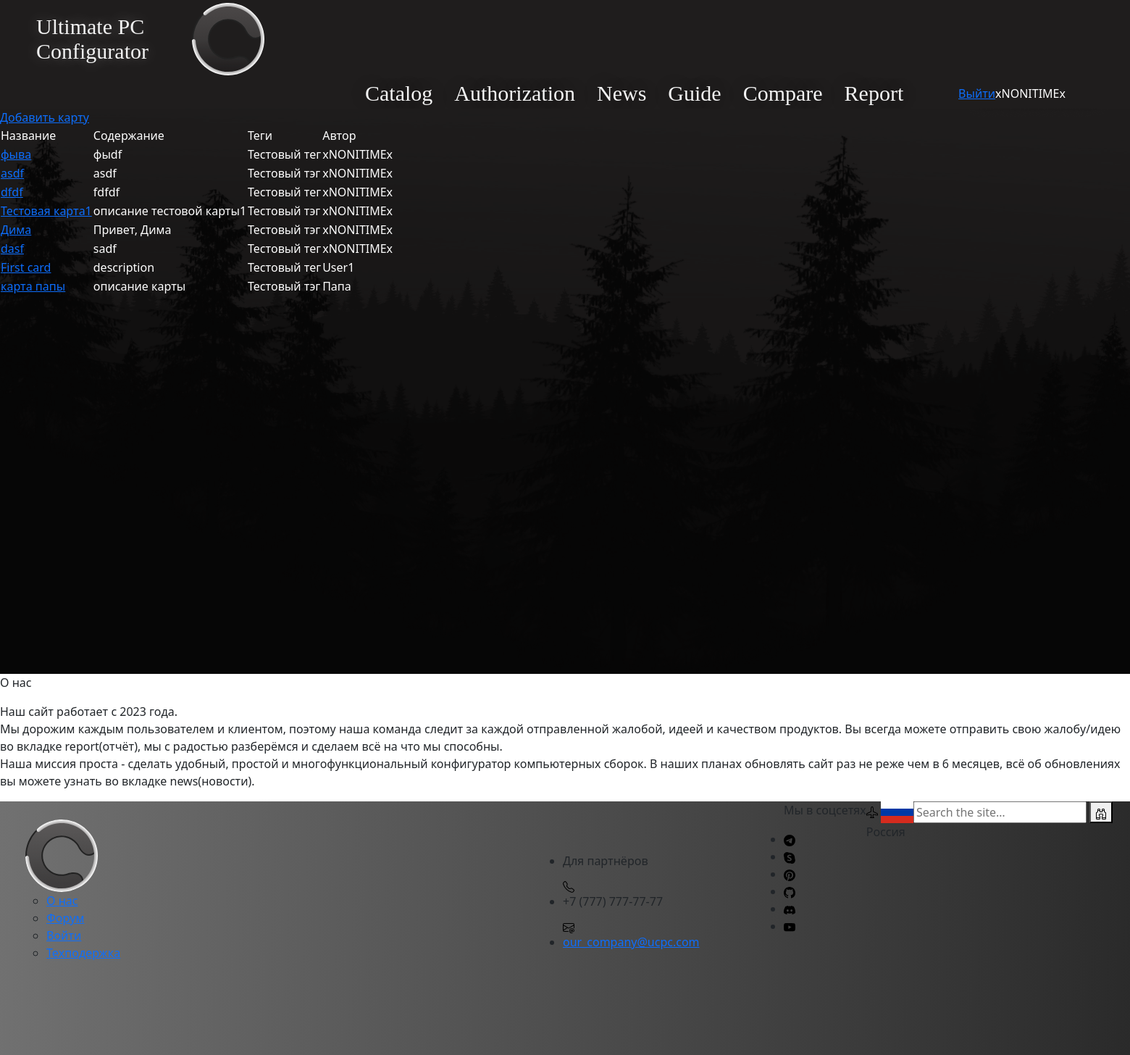
Page / (signed in) on the earlier database version.
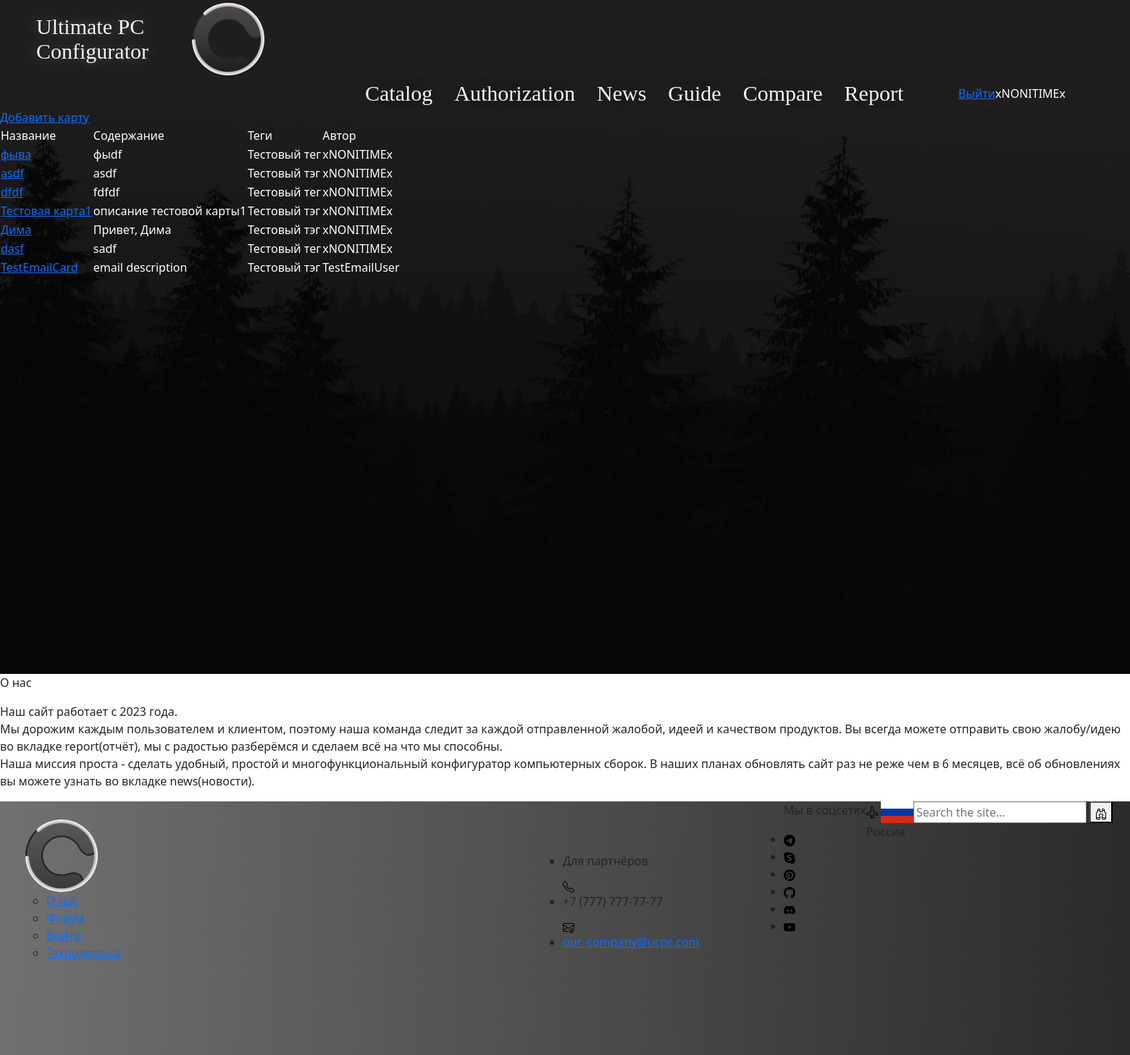
Same page on the later database version.
### main/models.py (models this page shows, shortened)
class Cards(models.Model):
    title = models.CharField(max_length=50, verbose_name='Название')
    image = models.ImageField(upload_to='img', verbose_name='Картинка', blank=True)
    desc = models.TextField(max_length=250, verbose_name='Описание')
    file = models.FileField(upload_to='file', verbose_name='Файл')
    author = models.ForeignKey(User, on_delete=models.CASCADE, verbose_name='Автор')
    tags = models.ManyToManyField('Tag', verbose_name='Теги')
    def get_tags(self):
        tag_list = self.tags.all()
        res = [tag.title for tag in tag_list]
        return ', '.join(res)
    class Meta:
        verbose_name = 'Карта сборки'
        verbose_name_plural = 'Карты сборок'

class Tag(models.Model):
    title = models.CharField(max_length=50, verbose_name='Тэг')
    date_created = models.DateTimeField(auto_now_add='True')
    class Meta:
        verbose_name = 'Тэг'
        verbose_name_plural = 'Тэги'

### main/views.py (the view)
# urls.py: path('', views.Index.as_view(), name='home'),
class Index(TemplateView):
    template_name = 'index.html'
    def get(self, request):
        contex = {}
        if request.user.is_authenticated:
            cards = Cards.objects.filter()
            contex['cards'] = cards
        return render(request, self.template_name, contex)

### main/templates/index.html (shortened to what this page needs)
{% extends 'base.html' %}
{% block content %}
    {% if user.is_authenticated %}
        <table>
            <tr>
                <td>Название</td>
                <td>Содержание</td>
                <td>Теги</td>
                <td>Автор</td>
            </tr>
            {% for i in cards %}
                <tr>
                    <td><a href="edit_card/{{ i.id }}">{{ i.title }}</a></td>
                    <td>{{ i.desc }}</td>
                    <td>{{ i.get_tags }}</td>
                    <td>{{i.author}}</td>
                </tr>
            {% endfor %}
            <a href="add_card">Добавить карту</a>
        </table>
    {% else %}
        <div>Нет контента</div>
    {% endif %}
{% endblock %}

### main/templates/base.html (shortened to what this page needs)
{% load static %}
<!DOCTYPE html>
<html lang="ru">
<head>
    <link rel="stylesheet" href="{% static 'css/style_test.css' %}">
    <link href="https://cdn.jsdelivr.net/npm/bootstrap@5.3.0/dist/css/bootstrap.min.css" rel="stylesheet">
</head>
<body>
    <header class="header">
        <div class="wrapper">
            <div class="header__wrapper">
                <div class="header__title">
                    <p>Ultimate PC<br>
                        Configurator</p>
                </div>
                <div class="header__logo">
                    <a href="" class="header__logo-link">
                        <img src="{% static 'img/svg/Main-logo.svg' %}" class="header__logo-pic">
                    </a>
                </div>
                <nav class="header__nav">
                    <ul class="header__list">
                        <li class="header__item">
                            <a href="{% url 'main:home' %}" class="header__link">Catalog</a>
                        </li>
                        <li class="header__item">
                            <a href="" class="header__link">Authorization</a>
                        </li>
                        <li class="header__item">
                            <a href="#!" class="header__link">News</a>
                        </li>
                        <li class="header__item">
                            <a href="#!" class="header__link">Guide</a>
                        </li>
                        <li class="header__item">
                            <a href="#!" class="header__link">Compare</a>
                        </li>
                        <li class="header__item">
                            <a href="#!" class="header__link">Report</a>
                        </li>
                    </ul>
                    {% if user.is_authenticated %}
                        <a href="{% url 'user:logout' %}">Выйти</a> {{ user.username }}
                    {% else %}
                        <a href="{% url 'user:login' %}">Войти</a> <br>
                    {% endif %}
                </nav>
            </div>
        </div>
    </header>
    <main class="main">
        <section class="intro">
            {% block content %}
            {% endblock %}
        </section>
        <p>О нас</p>
        <p>Наш сайт работает с 2023 года.<br>
            Мы дорожим каждым пользователем и клиентом, поэтому наша команда следит за каждой отправленной жалобой, идеей и качеством продуктов. Вы всегда можете отправить свою жалобу/идею во вкладке report(отчёт), мы с радостью разберёмся и сделаем всё на что мы способны.<br>
            Наша миссия проста - сделать удобный, простой и многофункциональный конфигуратор компьютерных сборок. В наших планах обновлять сайт раз не реже чем в 6 месяцев, всё об обновлениях вы можете узнать во вкладке news(новости).</p>
    </main>
    <footer class="fixed-footer">
        <div class="footer__logo_background">
            <div class="footer__logo">
                <a href="" class="header__logo-link">
                    <img src="{% static 'img/svg/Main-logo.svg' %}" class="header__logo-pic">
                </a>
            </div>
            <ul class="footer__nav">
                <div>
                    <ul class="nav__ul">
                        <li>
                            <a href="#">О нас</a>
                        </li>
                        <li>
                            <a href="#">Форум</a>
                        </li>
                        <li>
                            <a href="#">Войти</a>
                        </li>
                        <li>
                            <a href="#">Техподержка</a>
                        </li>
                    </ul>
                </div>
            </ul>
        </div>
        <div class="footer__addr">
            <ul>
                <li>
                    <p>Для партнёров</p>
                </li>
                <li>
                    <img src="{% static 'img/svg/telephone.svg' %}" class="footer__for_partners">
                    <p>+7 (777) 777-77-77</p>
                </li>
                <li>
                    <img src="{% static 'img/svg/envelope-at.svg' %}" class="footer__for_partners">
                    <a class="footer__btn" href="mailto:our_company@ucpc.com">our_company@ucpc.com</a>
                </li>
            </ul>
        </div>
        <ul class="nav__ul2">
            <p>Мы в соцсетях</p>
            <li class="footer__item">
                <a>
                    <img src="{% static 'img/svg/telegram.svg' %}" class="footer__link">
                </a>
            </li>
            <li class="footer__item">
                <a>
                    <img src="{% static 'img/svg/skype.svg' %}" class="footer__link">
                </a>
            </li >
            <li class="footer__item">
                <a>
                    <img src="{% static 'img/svg/pinterest.svg' %}" class="footer__link">
                </a>
            </li>
            <li class="footer__item">
                <a>
                    <img src="{% static 'img/svg/github.svg' %}" class="footer__link">
                </a>
            </li>
            <li class="footer__item">
                <a>
                    <img src="{% static 'img/svg/discord.svg' %}" class="footer__link">
                </a>
            </li>
            <li class="footer__item">
                <a>
                    <img src="{% static 'img/svg/youtube.svg' %}" class="footer__link">
                </a>
            </li>
        </ul>
        <div>
            <a>
                <img src="{% static 'img/svg/airplane.svg' %}">
                <img src="{% static 'img/svg/flag_russian.svg' %}">
            </a>
            <p class="nav__p_selected_country">Россия</p>
        </div>
        <form id="search">
            <div>
              <input
                type="search"
                id="mySearch"
                name="q"
                placeholder="Search the site…"
                required />
              <button><img src="{% static 'img/svg/binoculars.svg' %}"></button>
            </div>
        </form>
    </footer>
</body>
</html>

### main/static/css/style_test.css (style rules this page uses)
*, *::before, *::after { box-sizing: border-box; }
body { margin: 0; padding: 0; max-width: 1920px; font-family: 'Ubuntu'; font-style: normal; font-weight: 400; }
.header { max-height: 150px; height: 150px; width: 100%; background-color: #1F1D1D; }
.wrapper { margin: 0 auto; }
.header__wrapper { margin: 0; padding: 0; max-height: 150px; height: 150px; display: flex; flex-wrap: wrap; flex-direction: row; align-items: center; color: white; }
.header__title { margin: 0; padding: 0; height: 68px; width: 200px; margin-left: 50px; color: #F2F2F2; font-family: 'Ubuntu'; font-style: normal; font-weight: 400; font-size: 30px; line-height: 34px; text-decoration: none; text-shadow: 0px 0px 20px rgba(255, 255, 255, 0.3); }
.header__logo { margin-left: 15px; }
.header__logo-pic { width: 100px; height: 100px; max-width: 100px; max-height: 100px; }
.header__nav { margin-left: 578px; width: 819px; height: 34px; max-width: 819px; max-height: 34px; display: flex; align-items: center; justify-content: center; color: white; }
.header__list { display: flex; flex-direction: row; padding: 0; margin: 0; width: 819px; height: 34px; max-width: 819px; max-height: 34px; list-style-type: none; }
.header__item { margin-right: 30px; }
.header__item:last-child { margin-right: 108px; }
.header__link { font-family: 'Ubuntu'; font-style: normal; font-weight: 400; font-size: 30px; line-height: 34px; display: flex; color: #F4F4F4; text-decoration: none; text-shadow: 0px 0px 25px rgba(0, 0, 0, 0.3); }
.intro { width: 100%; max-width: 100%; height: 780px; max-height: 780px; margin-left: 0px; background: url(../img/other/auth_background.png); mix-blend-mode: multiply; color: white; }
.fixed-footer { position: relative; display: flex; margin-bottom: 0px; width: 1920px; height: 350px; flex-direction: row; flex-wrap: wrap; background: linear-gradient(92deg, #717171 0%, #1A1A1A 100%); }
.footer__addr { margin-top: 70px; margin-left: 340px; display: flex; flex-direction: row; width: 305px; height: 120px; max-width: 305px; max-height: 120px; }
.footer__for_partners { margin: 0; padding: 0; display: flex; flex-direction: row; align-items: center; font-family: 'Ubuntu'; font-style: normal; font-weight: 500; font-size: 20px; color: #F4F4F4; }
.footer__logo { width: 370px; height: 100px; max-width: 370px; max-height: 100px; display: flex; flex-direction: row; align-items: center; flex-wrap: wrap; margin-top: 25px; margin-left: 35px; }
.footer__item { margin-right: 30px; }
.footer__item:last-child { margin-right: 0; }
.footer__link { text-decoration: none; }

Differences in the rows shown:
removed Cards: title "First card", desc "description", get_tags "Тестовый тег", author "User1"
removed Cards: title "карта папы", desc "описание карты", get_tags "Тестовый тэг", author "Папа"
added Cards: title "TestEmailCard", desc "email description", get_tags "Тестовый тэг", author "TestEmailUser"
